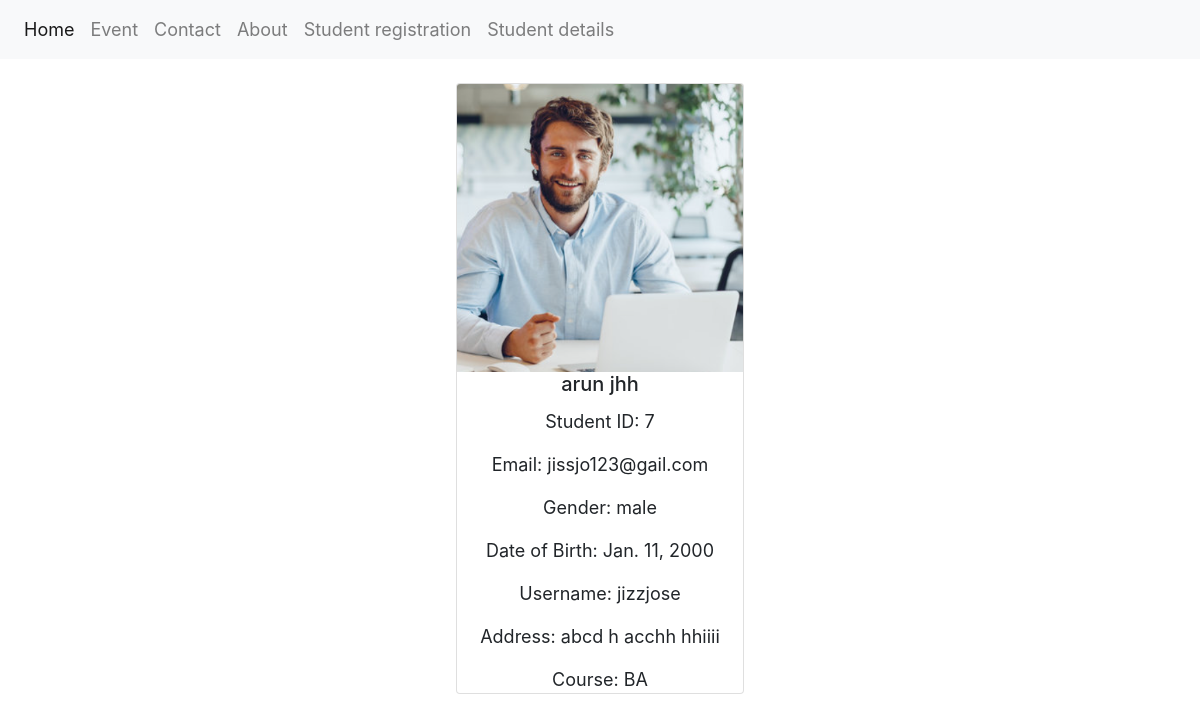
Screenshot of /profile/7 with the database file from the repository.
### clg_app/models.py (models this page shows)
class studentform(models.Model):
    studentfname=models.CharField(max_length=50)
    studentlname=models.CharField(max_length=50)
    studentnumber=models.IntegerField()
    studentemail=models.EmailField()
    studentgender=models.CharField(max_length=50)
    studentdob=models.DateField()
    studentusername=models.CharField(max_length=50)
    studentpassword=models.IntegerField()
    studentaddress=models.CharField(max_length=50)
    studentcourse=models.CharField(max_length=50)
    studentimage=models.ImageField(upload_to='image/')

### clg_app/views.py (the view)
# urls.py: path('profile/<int:data>',views.profile,name='profile'),
def profile(request,data):
    pro=studentform.objects.get(id=data)
    return render(request,'profile.html',{'show':pro})

### clg_app/templates/profile.html (shortened to what this page needs)
<!DOCTYPE html>
<html lang="en">
<head>
    <link rel="stylesheet" href="https://cdn.jsdelivr.net/npm/bootstrap@4.0.0/dist/css/bootstrap.min.css">
</head>
<body>
    <nav class="navbar navbar-expand-lg navbar-light bg-light" >
        <div class="collapse navbar-collapse" id="navbarNav">
          <ul class="navbar-nav">
            <li class="nav-item active">
              <a class="nav-link" href="{% url 'homepage' %}">Home</a>
            </li>
            <li class="nav-item">
              <a class="nav-link" href="{% url 'eventpage' %}">Event</a>
            </li>
            <li class="nav-item">
              <a class="nav-link" href="{% url 'contactpage' %}">Contact</a>
            </li>
            <li class="nav-item">
              <a class="nav-link" href="{% url 'aboutpage' %}">About</a>
            </li>
            <li class="nav-item">
              <a class="nav-link" href="{% url 'registerpage' %}">Student registration</a>
            </li>
            <li class="nav-item">
              <a class="nav-link" href="{% url 'show_students' %}">Student details</a>
            </li>
          </ul>
        </div>
      </nav>
      <br>
      <section >
        <div class="card" style="width: 18rem;">
             <img class="card-img-top" src="{{show.studentimage.url}}" alt="Card image cap" >
              <h5 class="card-title">{{ show.studentfname }} {{ show.studentlname }}</h5>
              <p class="card-text">Student ID: {{ show.id }}</p>
              <p class="card-text">Email: {{ show.studentemail }}</p>
              <p class="card-text">Gender: {{ show.studentgender }}</p>
              <p class="card-text">Date of Birth: {{ show.studentdob }}</p>
              <p class="card-text">Username: {{ show.studentusername }}</p>
              <p class="card-text">Address: {{ show.studentaddress }}</p>
              <p class="card-text">Course: {{ show.studentcourse }}</p>
      </div>
      </section>
</body>
</html>

### clg_app/templates/profile.html (style rules this page uses)
a { font-size: large; }
.card { margin: 0 auto; float: none; margin-bottom: 10px; text-align: center; font-size: large; }

### rows the page displays
studentform: studentimage (picture), studentfname "arun", studentlname "jhh", id "7", studentemail "jissjo123@gail.com", studentgender "male", studentdob "Jan. 11, 2000", studentusername "jizzjose", studentaddress "abcd h acchh hhiiii", studentcourse "BA"
